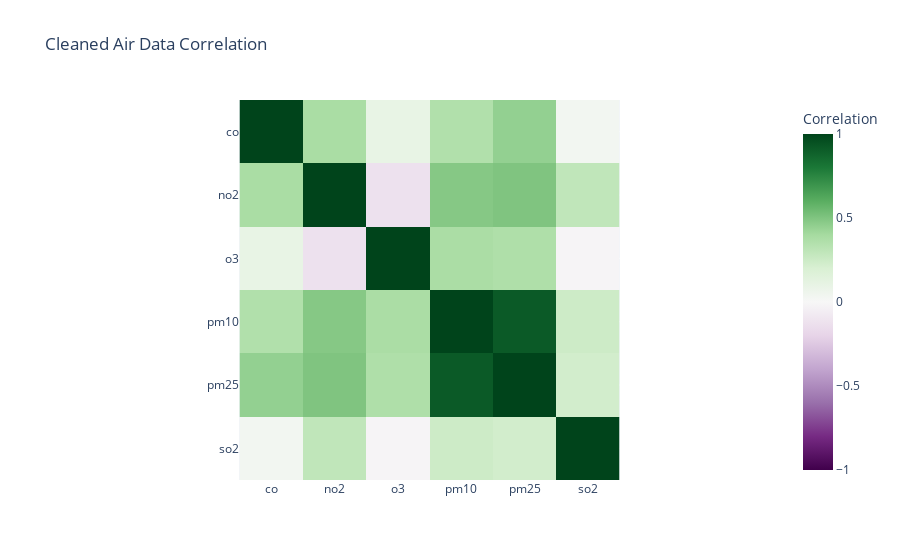

Notebook source saved alongside this figure:
### Code cell
plotCorrelationMatrix(cleaned_air_df, "Cleaned Air Data Correlation")

### Figure 1 — Plotly figure (JSON) as saved in the notebook; plotly's stock layout.template omitted (floating-point values rounded to 4 significant figures)
{"data": [{"coloraxis": "coloraxis", "hovertemplate": "x: %{x}<br>y: %{y}<br>Correlation: %{z}<extra></extra>", "name": "0", "type": "heatmap", "x": ["co", "no2", "o3", "pm10", "pm25", "so2"], "xaxis": "x", "y": ["co", "no2", "o3", "pm10", "pm25", "so2"], "yaxis": "y", "z": [[1.0, 0.3835, 0.09786, 0.3563, 0.4491, 0.03519], [0.3835, 1.0, -0.1248, 0.4845, 0.5009, 0.2995], [0.09786, -0.1248, 1.0, 0.3813, 0.366, -0.01785], [0.3563, 0.4845, 0.3813, 1.0, 0.9173, 0.2459], [0.4491, 0.5009, 0.366, 0.9173, 1.0, 0.2292], [0.03519, 0.2995, -0.01785, 0.2459, 0.2292, 1.0]]}], "layout": {"coloraxis": {"cmax": 1, "cmin": -1, "colorbar": {"title": {"text": "Correlation"}}, "colorscale": [[0, "rgb(64,0,75)"], [0.1, "rgb(118,42,131)"], [0.2, "rgb(153,112,171)"], [0.3, "rgb(194,165,207)"], [0.4, "rgb(231,212,232)"], [0.5, "rgb(247,247,247)"], [0.6, "rgb(217,240,211)"], [0.7, "rgb(166,219,160)"], [0.8, "rgb(90,174,97)"], [0.9, "rgb(27,120,55)"], [1, "rgb(0,68,27)"]]}, "title": {"text": "Cleaned Air Data Correlation"}, "xaxis": {"anchor": "y", "constrain": "domain", "domain": [0, 1], "scaleanchor": "y"}, "yaxis": {"anchor": "x", "autorange": "reversed", "constrain": "domain", "domain": [0, 1]}}}
